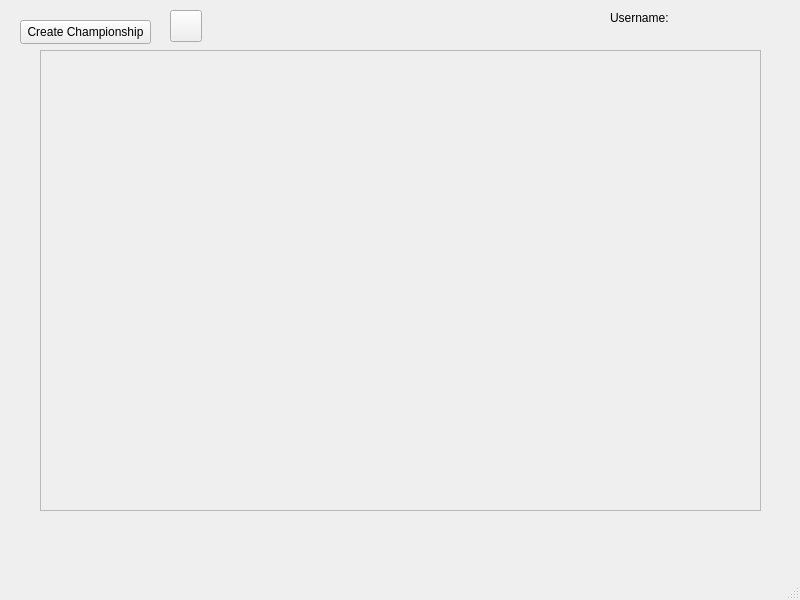
<?xml version="1.0" encoding="UTF-8"?>
<ui version="4.0">
 <class>MainApp</class>
 <widget class="QMainWindow" name="MainApp">
  <property name="geometry">
   <rect>
    <x>0</x>
    <y>0</y>
    <width>800</width>
    <height>600</height>
   </rect>
  </property>
  <property name="windowTitle">
   <string>Championship</string>
  </property>
  <widget class="QWidget" name="centralwidget">
   <widget class="QPushButton" name="pushButton_create">
    <property name="geometry">
     <rect>
      <x>20</x>
      <y>20</y>
      <width>131</width>
      <height>24</height>
     </rect>
    </property>
    <property name="text">
     <string>Create Championship</string>
    </property>
   </widget>
   <widget class="QScrollArea" name="scrollArea">
    <property name="geometry">
     <rect>
      <x>40</x>
      <y>50</y>
      <width>721</width>
      <height>461</height>
     </rect>
    </property>
    <property name="widgetResizable">
     <bool>true</bool>
    </property>
    <widget class="QWidget" name="scrollAreaWidgetContents">
     <property name="geometry">
      <rect>
       <x>0</x>
       <y>0</y>
       <width>719</width>
       <height>459</height>
      </rect>
     </property>
    </widget>
   </widget>
   <widget class="QLabel" name="label_username">
    <property name="geometry">
     <rect>
      <x>610</x>
      <y>10</y>
      <width>171</width>
      <height>16</height>
     </rect>
    </property>
    <property name="text">
     <string>Username:</string>
    </property>
   </widget>
   <widget class="QPushButton" name="pushButton_refresh">
    <property name="geometry">
     <rect>
      <x>170</x>
      <y>10</y>
      <width>32</width>
      <height>32</height>
     </rect>
    </property>
    <property name="text">
     <string/>
    </property>
   </widget>
  </widget>
  <widget class="QMenuBar" name="menubar">
   <property name="geometry">
    <rect>
     <x>0</x>
     <y>0</y>
     <width>800</width>
     <height>21</height>
    </rect>
   </property>
  </widget>
  <widget class="QStatusBar" name="statusbar"/>
 </widget>
 <resources/>
 <connections/>
</ui>
